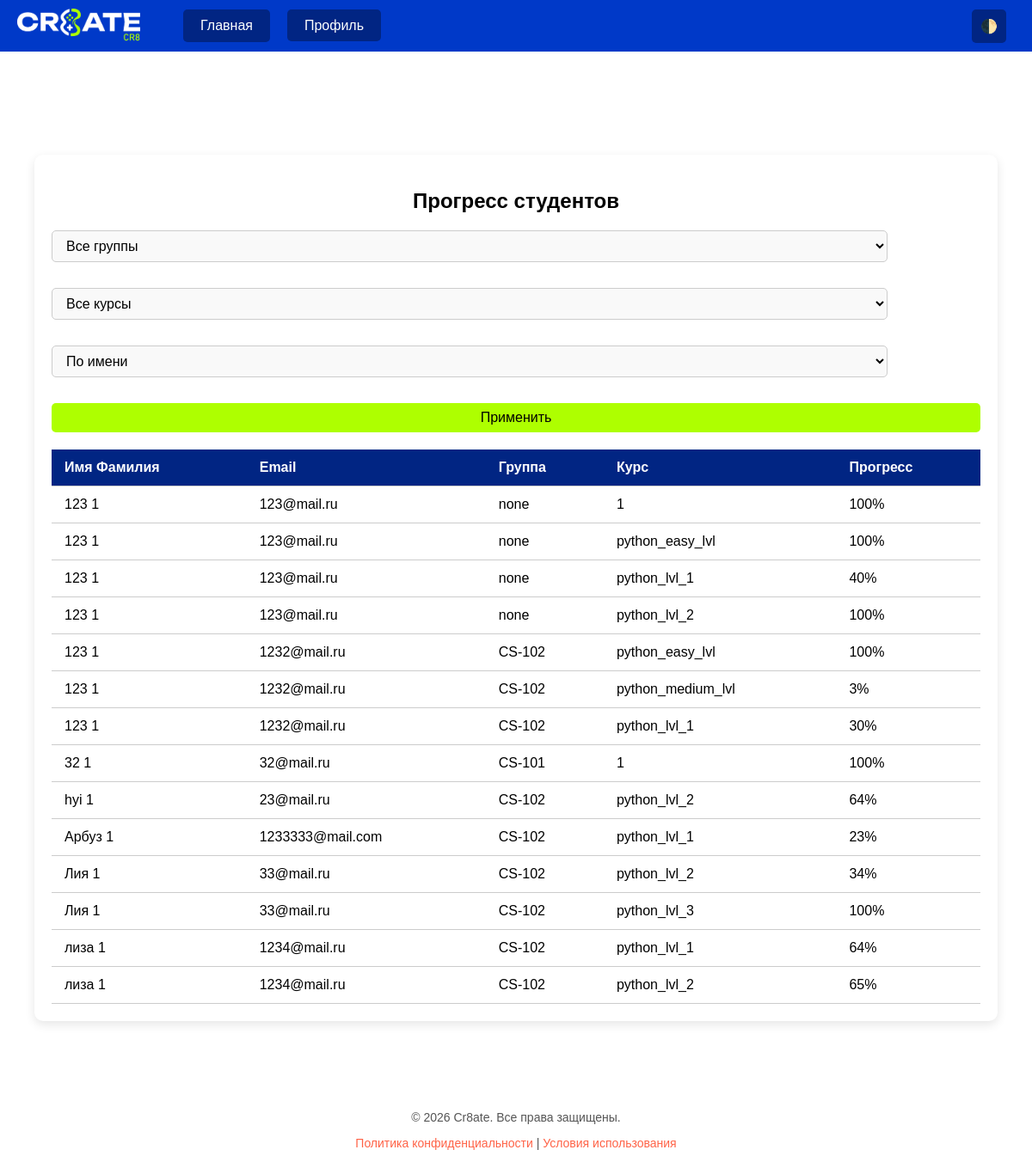
The app's page /progress/ (signed in), older data.
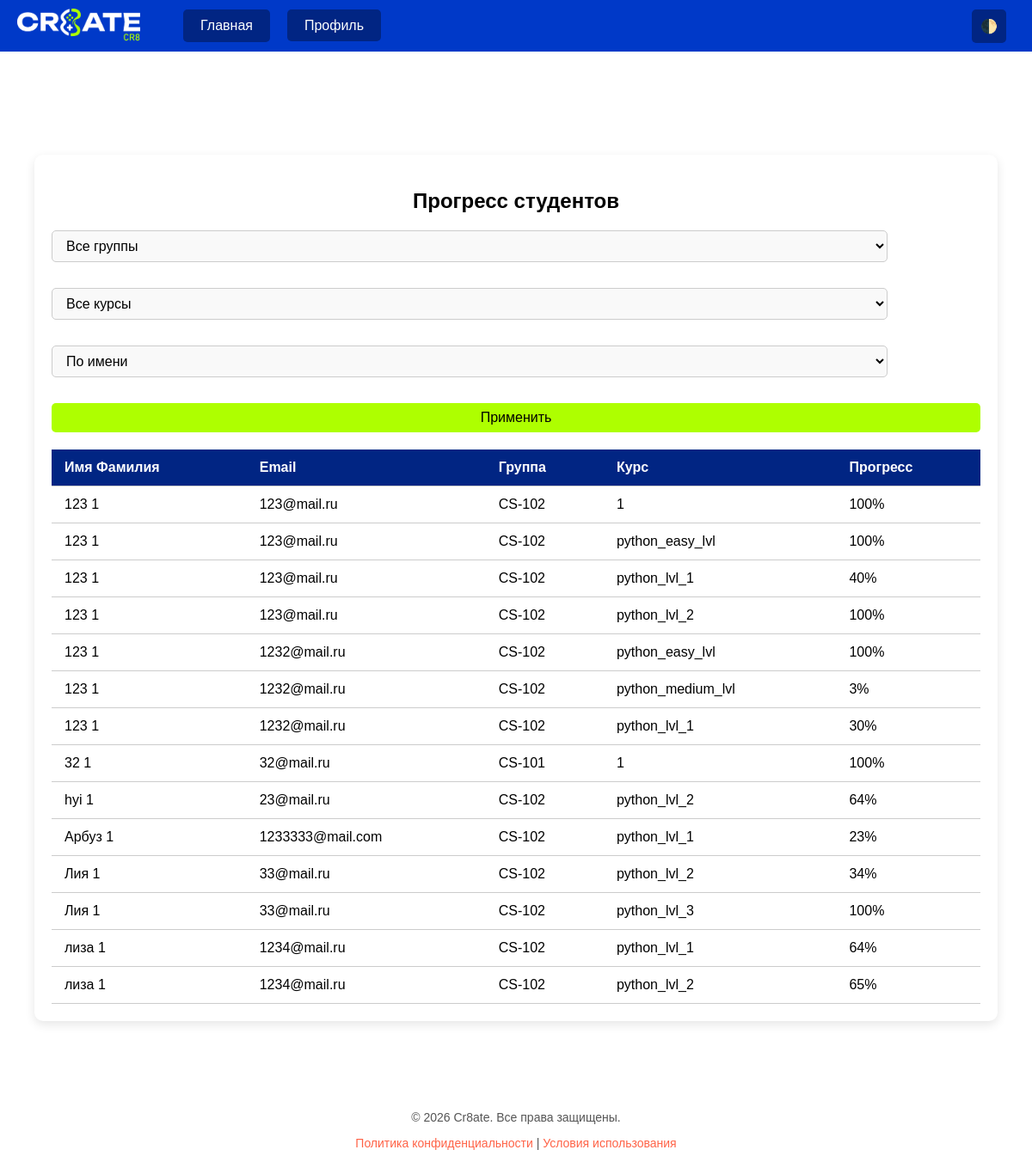
The same page, newer data.
### courses/models.py (models this page shows, shortened)
class CourseProgress(models.Model):
    user = models.ForeignKey(User, on_delete=models.CASCADE)
    course_id = models.CharField(max_length=100)
    progress = models.FloatField(default=0.0)
    completed_blocks = models.PositiveIntegerField(default=0)  # Количество завершённых блоков
    current_block = models.IntegerField(default=0)  # Индекс текущего блока (глобальный)
    class Meta:
        unique_together = ('user', 'course_id')

### user_auth/models.py (models this page shows, shortened)
class CustomUser(AbstractBaseUser, PermissionsMixin):
    email = models.EmailField(unique=True)
    name = models.CharField(max_length=255)
    surname = models.CharField(max_length=255)
    role = models.CharField(
        max_length=20,
        choices=UserRole.choices,
        default=UserRole.STUDENT
    )
    group = models.CharField(
        max_length=20,
        choices=StudyGroup.choices,
        default=StudyGroup.NONE
    )
    is_active = models.BooleanField(default=True)
    is_staff = models.BooleanField(default=False)
    objects = CustomUserManager()
    USERNAME_FIELD = 'email'
    REQUIRED_FIELDS = ['name']
    @property
    def full_name(self):
        return f"{self.name} {self.surname}"

### user_auth/decorators.py (the view)
    def wrapper(request, *args, **kwargs):
        if request.user.is_authenticated:
            profile = getattr(request.user, 'userprofile', None)
            if profile and not profile.is_complete():
                return redirect('user_auth:profile_fill')
        return view_func(request, *args, **kwargs)

### profile_app/models.py (called while the page is built)
    def is_complete(self):
        return bool(self.birth_date and self.phone and self.city)

### user_auth/templates/progress_panel.html (shortened to what this page needs)
{% load static %}
<!DOCTYPE html>
<html lang="ru" data-theme="light">
<head>
    <link rel="stylesheet" href="{% static 'css/login.css' %}">
</head>
<body>
<div class="navbar">
    <a href="{% url 'user_auth:home' %}" class="logo-link">
        <img src="{% static 'images/logo.png' %}" alt="Логотип" class="logo-img">
    </a>
    <a href="{% url 'user_auth:home' %}" class="home-btn">Главная</a>
    {% if user.is_authenticated %}
    <div class="profile-menu">
        <a href="#" class="home-btn" onclick="toggleProfileMenu(event)">Профиль</a>
    </div>
    {% endif %}
    <button class="theme-btn" onclick="toggleTheme()">🌓</button>
</div>
<div class="panel-container">
    <h2>Прогресс студентов</h2>
    <form method="get" class="filters">
        {% if is_dean %}
            <select name="group">
                <option value="">Все группы</option>
            </select>
        {% endif %}
        <select name="course">
            <option value="">Все курсы</option>
        </select>
        <select name="sort">
            <option value="user" {% if sort == 'user' %}selected{% endif %}>По имени</option>
        </select>
        <button type="submit">Применить</button>
    </form>
    <div class="table-container">
        <table>
            <tr>
                <th>Имя Фамилия</th>
                <th>Email</th>
                <th>Группа</th>
                <th>Курс</th>
                <th>Прогресс</th>
            </tr>
            {% for p in progress %}
            <tr>
                <td>{{ p.user.full_name }}</td>
                <td>{{ p.user.email }}</td>
                <td>{{ p.user.get_group_display }}</td>
                <td>{{ p.course_id }}</td>
                <td>{{ p.progress |floatformat:0 }}%</td>
            </tr>
            {% empty %}
            <tr>
                <td colspan="5" style="text-align:center">Нет данных</td>
            </tr>
            {% endfor %}
        </table>
    </div>
</div>
<div class="footer-home">
    <p>© 2026 Cr8ate. Все права защищены.</p>
    <p><a href="#">Политика конфиденциальности</a> | <a href="#">Условия использования</a></p>
</div>
</body>
</html>

Row changes from the older to the newer data that the page shows:
changed through a linked row, CourseProgress (number 1 of 14 on the later page): user.group "none" → "CS-102"
changed through a linked row, CourseProgress (number 2 of 14 on the later page): user.group "none" → "CS-102"
changed through a linked row, CourseProgress (number 3 of 14 on the later page): user.group "none" → "CS-102"
changed through a linked row, CourseProgress (number 4 of 14 on the later page): user.group "none" → "CS-102"
